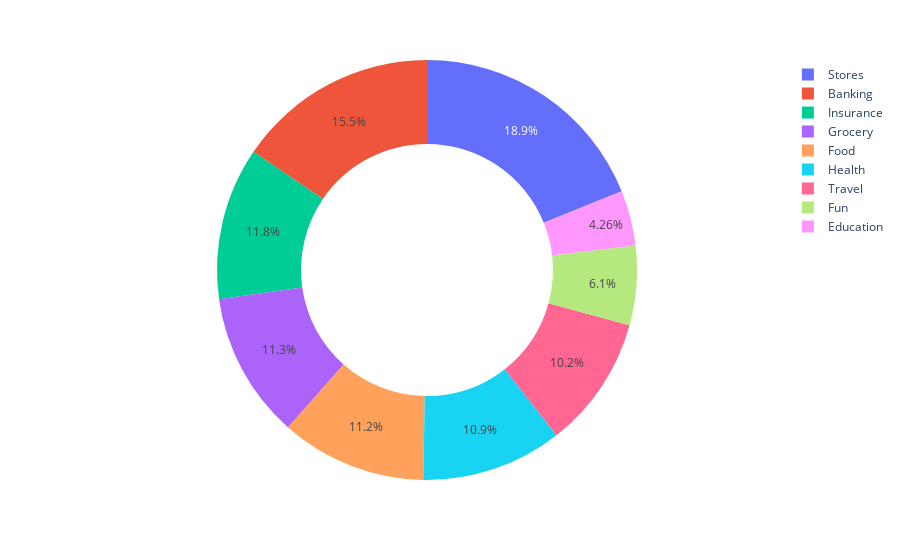

This figure's notebook cell:
### Code cell
px.pie(df,values=df.groupby('category')['amount'].sum(),names=label,hole=0.6)

### Figure 1 — Plotly figure (JSON) as saved in the notebook; plotly's stock layout.template omitted (floating-point values rounded to 4 significant figures)
{"data": [{"domain": {"x": [0, 1], "y": [0, 1]}, "hole": 0.6, "hovertemplate": "label=%{label}<br>value=%{value}<extra></extra>", "labels": ["Banking", "Education", "Food", "Fun", "Grocery", "Health", "Insurance", "Stores", "Travel"], "legendgroup": "", "name": "", "showlegend": true, "type": "pie", "values": [747979, 206082, 542574, 294987, 544196, 525053, 568068, 912472, 491780]}], "layout": {"legend": {"tracegroupgap": 0}, "margin": {"t": 60}}}
